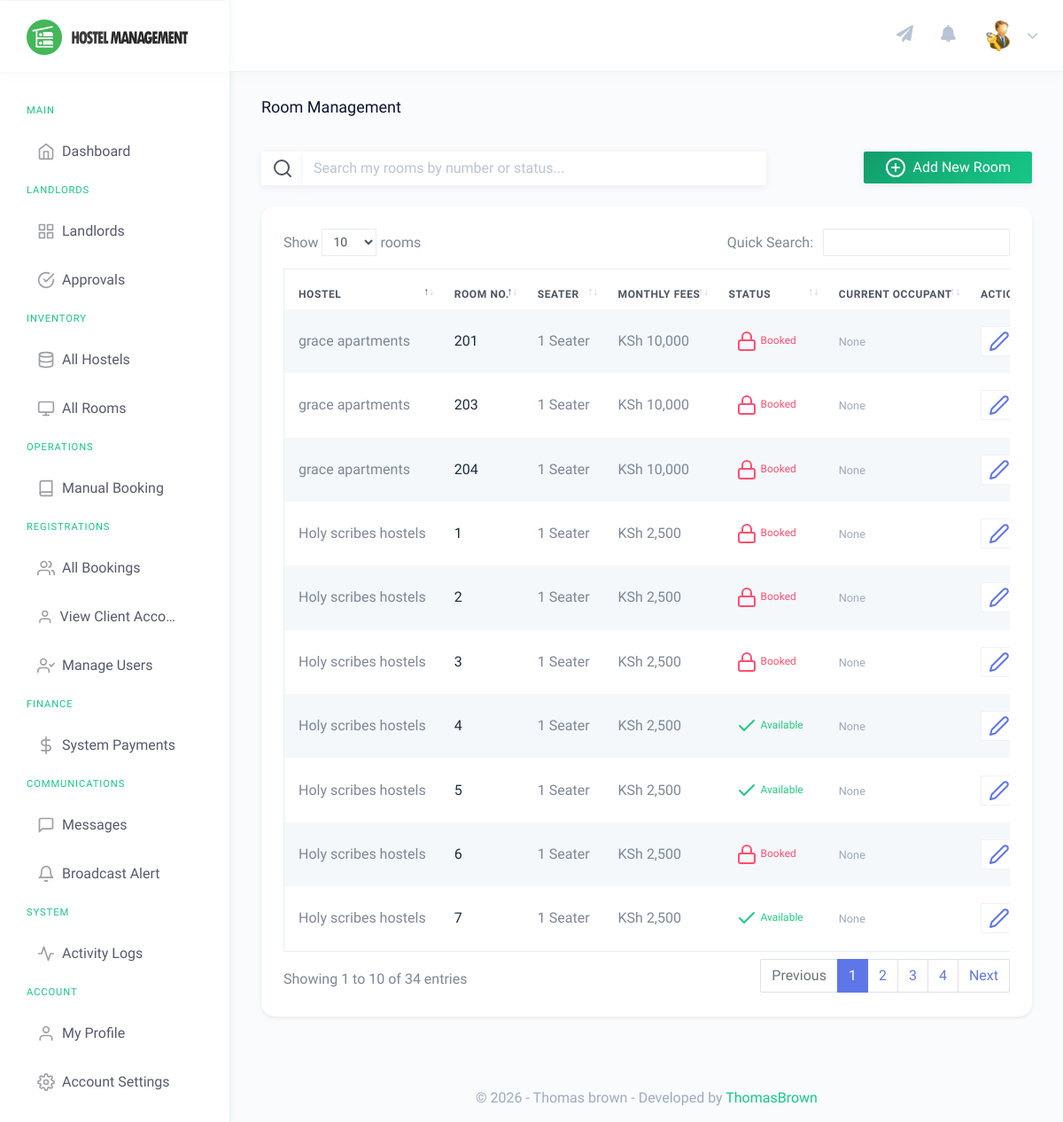
The app's page /landlord/manage-rooms.php (signed in) with its own data.
### tables this page shows
CREATE TABLE `rooms` (
  `id` int(11) NOT NULL,
  `tenant_id` int(11) DEFAULT NULL,
  `hostel_id` int(11) DEFAULT NULL,
  `seater` int(11) NOT NULL,
  `room_type_id` int(11) DEFAULT NULL,
  `room_no` int(11) NOT NULL,
  `fees` int(11) NOT NULL,
  `status` enum('available','booked') NOT NULL DEFAULT 'available',
  `posting_date` timestamp NOT NULL DEFAULT current_timestamp()
);

CREATE TABLE `hostels` (
  `id` int(11) NOT NULL,
  `tenant_id` int(11) NOT NULL,
  `name` varchar(255) NOT NULL,
  `description` text DEFAULT NULL,
  `address` varchar(500) NOT NULL,
  `city` varchar(100) NOT NULL,
  `state` varchar(100) DEFAULT NULL,
  `postal_code` varchar(20) DEFAULT NULL,
  `phone` varchar(20) DEFAULT NULL,
  `email` varchar(255) DEFAULT NULL,
  `status` enum('pending','approved','rejected','suspended') NOT NULL DEFAULT 'pending',
  `featured_image` varchar(500) DEFAULT NULL,
  `created_at` timestamp NOT NULL DEFAULT current_timestamp(),
  `updated_at` timestamp NOT NULL DEFAULT current_timestamp() ON UPDATE current_timestamp()
);

### includes/tenant_manager.php (called while the page is built, shortened)
<?php
class TenantManager {
    public function getCurrentTenantId() {
        if ($this->isSuperAdmin()) {
            return isset($_SESSION['impersonate_tenant_id']) ? $_SESSION['impersonate_tenant_id'] : null;
        }
        return isset($_SESSION['tenant_id']) ? $_SESSION['tenant_id'] : null;
    }
    public function isSuperAdmin() {
        return isset($_SESSION['role']) && $_SESSION['role'] === 'admin';
    }
    public function getTenantWhereClause($tableAliasOrIncludeWhere = true, $includeWhere = true) {
        $tablePrefix = "";
        $useWhere = $includeWhere;
        if (is_string($tableAliasOrIncludeWhere)) {
            $tablePrefix = $tableAliasOrIncludeWhere . ".";
        } elseif (is_bool($tableAliasOrIncludeWhere)) {
            $useWhere = $tableAliasOrIncludeWhere;
        }
        $tenantId = $this->getCurrentTenantId();
        if ($this->isSuperAdmin() && !isset($_SESSION['impersonate_tenant_id'])) {
            return "";
        }
        return ($useWhere ? " WHERE " : "") . " {$tablePrefix}tenant_id = '$tenantId' ";
    }
}
?>

### landlord/manage-rooms.php (the view, shortened to what this page needs)
<?php
    include('../includes/check-login.php');
    include('../includes/tenant_manager.php');
    $tm = new TenantManager($mysqli);
?>
<!DOCTYPE html>
<html dir="ltr" lang="en">
<head>
    <link href="../assets/extra-libs/datatables.net-bs4/css/dataTables.bootstrap4.css" rel="stylesheet">
    <link href="../dist/css/style.min.css" rel="stylesheet">
    <link href="../assets/css/custom-gradients.css" rel="stylesheet">
    <link href="../dist/css/icons/font-awesome/css/fontawesome-all.min.css" rel="stylesheet">
</head>
<body>
    <div id="main-wrapper" data-theme="light" data-layout="vertical" data-navbarbg="skin6" data-sidebartype="full"
        data-sidebar-position="fixed" data-header-position="fixed" data-boxed-layout="full">
        <header class="topbar" data-navbarbg="skin6">
            <?php include 'includes/navigation.php'?>
        </header>
        <aside class="left-sidebar" data-sidebarbg="skin6">
            <div class="scroll-sidebar" data-sidebarbg="skin6">
            </div>
        </aside>
        <div class="page-wrapper">
            <div class="page-breadcrumb">
                <div class="row">
                    <div class="col-7 align-self-center">
                        <h4 class="page-title text-truncate text-dark font-weight-medium mb-1">Room Management</h4>
                    </div>
                </div>
            </div>
            <div class="container-fluid">
                <div class="row mb-4">
                    <div class="col-md-6 col-lg-8">
                        <div class="customize-input">
                            <div class="input-group">
                                <div class="input-group-prepend">
                                    <span class="input-group-text bg-white border-0 shadow-sm"><i data-feather="search" class="feather-sm"></i></span>
                                </div>
                                <input class="form-control border-0 shadow-sm" type="search" id="roomSearch" placeholder="Search my rooms by number or status..." aria-label="Search">
                            </div>
                        </div>
                    </div>
                    <div class="col-md-6 col-lg-4 text-right mt-3 mt-md-0">
                        <a href="add-rooms.php" class="btn btn-primary shadow-sm px-4">
                            <i data-feather="plus-circle" class="feather-sm mr-2"></i>Add New Room
                        </a>
                    </div>
                </div>
                <div class="card shadow-sm border-0">
                    <div class="card-body">
                        <div class="table-responsive">
                            <table id="roomsTable" class="table table-striped table-bordered no-wrap">
                                <thead>
                                    <tr>
                                        <th>Hostel</th>
                                        <th>Room No.</th>
                                        <th>Seater</th>
                                        <th>Monthly Fees</th>
                                        <th>Status</th>
                                        <th>Current Occupant</th>
                                        <th>Action</th>
                                    </tr>
                                </thead>
                                <tbody>
                                    <?php
                                        $tenantWhere = $tm->getTenantWhereClause('rooms');
                                        $ret="SELECT rooms.*, tenants.name as tenant_name, hostels.name as hostel_name,
                                              (SELECT CONCAT(firstName, ' ', lastName) FROM bookings WHERE bookings.roomno = rooms.room_no AND bookings.tenant_id = rooms.tenant_id AND bookings.booking_status IN ('confirmed', 'pending') ORDER BY postingDate DESC LIMIT 1) as booked_by
                                              FROM rooms
                                              LEFT JOIN tenants ON rooms.tenant_id = tenants.id
                                              LEFT JOIN hostels ON rooms.hostel_id = hostels.id
                                              $tenantWhere
                                              ORDER BY CASE WHEN hostels.name IS NULL THEN 1 ELSE 0 END, hostels.name, rooms.room_no";
                                        $stmt= $mysqli->prepare($ret) ;
                                        $stmt->execute() ;
                                        $res=$stmt->get_result();
                                        while($row=$res->fetch_object()) {
                                            $roomStatus = $row->status ?? 'available';
                                            $statusColor = ($roomStatus == 'booked') ? 'danger' : 'success';
                                            $statusIcon = ($roomStatus == 'booked') ? 'lock' : 'check';
                                    ?>
                                    <tr>
                                        <td><?php echo $row->hostel_name ? htmlentities($row->hostel_name) : '<span class="text-muted">Unassigned</span>'; ?></td>
                                        <td class="font-weight-medium text-dark"><?php echo $row->room_no; ?></td>
                                        <td><?php echo $row->seater; ?> Seater</td>
                                        <td>KSh <?php echo number_format($row->fees, 0); ?></td>
                                        <td>
                                            <span class="badge badge-light-<?php echo $statusColor; ?> text-<?php echo $statusColor; ?> px-2 py-1">
                                                <i data-feather="<?php echo $statusIcon; ?>" class="feather-xs mr-1"></i><?php echo ucfirst($roomStatus); ?>
                                            </span>
                                        </td>
                                        <td>
                                            <?php if($row->booked_by): ?>
                                                <div class="d-flex align-items-center">
                                                    <i data-feather="user" class="feather-xs text-muted mr-1"></i>
                                                    <small class="text-dark font-weight-medium text-truncate" style="max-width: 120px;"><?php echo htmlentities($row->booked_by); ?></small>
                                                </div>
                                            <?php else: ?>
                                                <span class="text-muted small">None</span>
                                            <?php endif; ?>
                                        </td>
                                        <td>
                                            <div class="btn-group">
                                                <a href="edit-room.php?id=<?php echo $row->id; ?>" class="btn btn-light bg-white border text-info btn-sm" title="Edit">
                                                    <i data-feather="edit-2" class="feather-xs"></i>
                                                </a>
                                            </div>
                                        </td>
                                    </tr>
                                    <?php } ?>
                                </tbody>
                            </table>
                        </div>
                    </div>
                </div>
            </div>
            <?php include 'includes/footer.php' ?>
        </div>
    </div>
</body>
</html>

### assets/css/custom-gradients.css (style rules this page uses)
:root { --gradient-primary: linear-gradient(135deg, #129d6b 0%, #17c788 100%); --gradient-success: linear-gradient(135deg, #00b09b 0%, #96c93d 100%); --gradient-danger: linear-gradient(135deg, #ff5f6d 0%, #ffc371 100%); --gradient-warning: linear-gradient(135deg, #f7b733 0%, #fc4a1a 100%); --gradient-info: linear-gradient(135deg, #36D1DC 0%, #5B86E5 100%); --gradient-brand-1: linear-gradient(135deg, #0d7f55 0%, #129d6b 100%); --gradient-brand-2: linear-gradient(135deg, #129d6b 0%, #17c788 100%); --gradient-brand-3: linear-gradient(135deg, #17c788 0%, #1ee09e 100%); --gradient-brand-4: linear-gradient(135deg, #1ee09e 0%, #46f5b9 100%); --sidebar-gradient: linear-gradient(180deg, #0d1432 0%, #162040 100%); --shadow-sm: 0 2px 4px rgba(0, 0, 0, 0.05); --shadow-md: 0 4px 12px rgba(0, 0, 0, 0.1); --shadow-lg: 0 8px 24px rgba(0, 0, 0, 0.15); }
body { font-family: 'Muli', sans-serif !important; }
h1, h2, h3, h4, h5, h6, .page-title, .card-title, .sidebar-nav .nav-small-cap { font-family: 'Comfortaa', cursive !important; }
.btn-primary, .bg-primary, .btn-primary:focus { background: var(--gradient-primary) !important; border: none !important; color: white !important; }
.btn { transition: all 0.3s cubic-bezier(0.4, 0, 0.2, 1) !important; }
.left-sidebar { background: #ffffff !important; border-right: 1px solid rgba(23, 199, 136, 0.15) !important; box-shadow: 2px 0 8px rgba(13, 20, 50, 0.04); }
.scroll-sidebar { background: #ffffff !important; }
.card { border: none !important; border-radius: 15px !important; box-shadow: 0 0.125rem 0.25rem rgba(0, 0, 0, 0.075) !important; transition: all 0.3s cubic-bezier(0.4, 0, 0.2, 1); }
.table { border-collapse: separate; border-spacing: 0 10px; }
.table tr { box-shadow: none; transition: all 0.2s ease; }
.table tbody tr { background-color: #fff; border-radius: 8px; }
.table td, .table th { border: none !important; padding: 1.2rem 1rem !important; vertical-align: middle; }
.table thead th { background: transparent !important; color: #4b5563 !important; text-transform: uppercase; font-size: 0.75rem; font-weight: 700; letter-spacing: 0.05em; padding-bottom: 0.5rem !important; }
.topbar { background: #fff !important; box-shadow: 0 2px 15px rgba(0, 0, 0, 0.03) !important; }
.badge { padding: 5px 10px; font-weight: 500; border-radius: 6px; }
a { color: #17c788; }
.page-title { color: #0d1432 !important; }

### records on screen
rooms: hostel.name "grace apartments", room_no "201", seater "1", fees "10,000", status "Booked"
rooms: hostel.name "grace apartments", room_no "203", seater "1", fees "10,000", status "Booked"
rooms: hostel.name "grace apartments", room_no "204", seater "1", fees "10,000", status "Booked"
rooms: hostel.name "Holy scribes hostels", room_no "1", seater "1", fees "2,500", status "Booked"
rooms: hostel.name "Holy scribes hostels", room_no "2", seater "1", fees "2,500", status "Booked"
rooms: hostel.name "Holy scribes hostels", room_no "3", seater "1", fees "2,500", status "Booked"
rooms: hostel.name "Holy scribes hostels", room_no "4", seater "1", fees "2,500", status "Available"
rooms: hostel.name "Holy scribes hostels", room_no "5", seater "1", fees "2,500", status "Available"
rooms: hostel.name "Holy scribes hostels", room_no "6", seater "1", fees "2,500", status "Booked"
rooms: hostel.name "Holy scribes hostels", room_no "7", seater "1", fees "2,500", status "Available"
